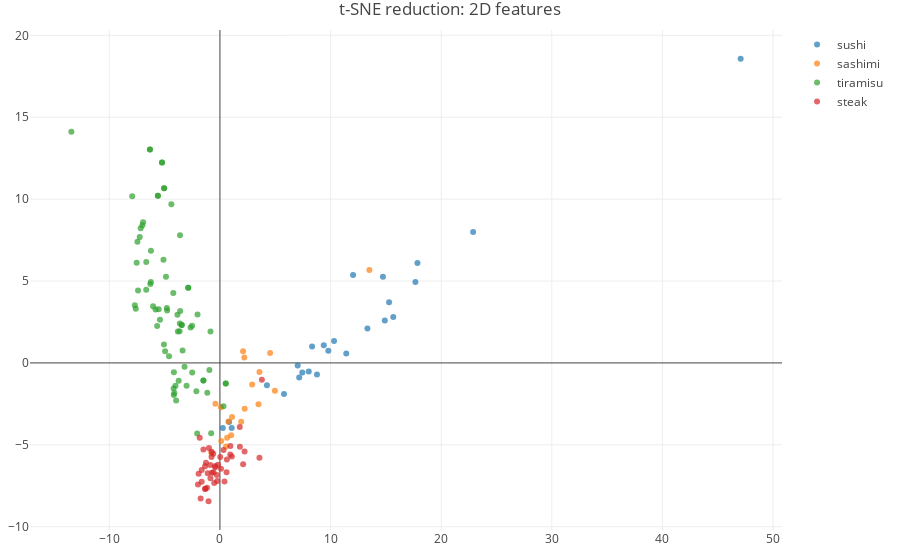

This figure's notebook cell:
### Code cell
traces=[]

for n in range(0,number_of_colors):
    df_category=df_PCA_2D[(df_PCA_2D.color_indicies==n)]
    point_name=str(df_category['labels'][df_category.index[0]])
    trace = go.Scatter(
    x=df_category['pca-1'],
    y=df_category['pca-2'],
    mode='markers',
    marker=dict(
        colorscale='Viridis',
        opacity=0.7,
        line=dict(color='rgb(140, 140, 170)')
    ),
    name=point_name,
    text=df_category['image_names'],
    )

    traces.append(trace)

layout = go.Layout(
    title='t-SNE reduction: 2D features',
    hovermode='closest',
    margin=dict(
       l=30,
       r=30,
       b=30,
       t=30
    ),
      scene = dict(
        xaxis = dict(
            title='pca-1',
       ),
       yaxis = dict(
           title='pca-2',
       ),
    ),
 
)

fig = go.Figure(data=traces, layout=layout)
iplot(fig)

### Figure 1 — Plotly figure (JSON) as saved in the notebook; plotly's stock layout.template omitted (floating-point values rounded to 4 significant figures)
{"data": [{"marker": {"colorscale": "Viridis", "line": {"color": "rgb(140, 140, 170)"}, "opacity": 0.7}, "mode": "markers", "name": "sushi", "text": ["1.jpg", "10-1.jpg", "10-2.jpg", "11-1.jpg", "11-2.jpg", "12-1.jpg", "12-2.jpg", "12-3.jpg", "13-1.jpg", "13-2.jpg", "14-1.jpg", "15.jpg", "2.jpg", "3.jpg", "4.jpg", "5.jpg", "6-1.jpg", "6-2.jpg", "6.jpg", "7-1.jpg", "7-2.jpg", "8-1.jpg", "8-2.jpg", "9-1.jpg", "9-2.jpg"], "type": "scatter", "uid": "84f06810-a629-413a-ba91-f8292356505a", "x": [14.9, 8.029, 1.065, 0.2583, 0.8328, 17.67, 13.33, 11.42, 7.163, 7.027, 15.29, 8.326, 22.89, 14.73, 17.85, 12.03, 9.798, 7.444, 10.31, 4.247, 9.385, 15.67, 5.792, 47.07, 8.771], "y": [2.595, -0.5246, -3.979, -3.967, -3.615, 4.934, 2.096, 0.5801, -0.8858, -0.1614, 3.704, 1.009, 7.992, 5.261, 6.104, 5.37, 0.7463, -0.5875, 1.331, -1.37, 1.084, 2.8, -1.894, 18.57, -0.7031]}, {"marker": {"colorscale": "Viridis", "line": {"color": "rgb(140, 140, 170)"}, "opacity": 0.7}, "mode": "markers", "name": "sashimi", "text": ["1-1.jpg", "1-2.jpg", "1-3.jpg", "10-1.jpg", "2-1.jpg", "2-2.jpg", "2-3.jpg", "3-1.jpg", "3-2.jpg", "3-3.jpg", "4-1.jpg", "4-2.jpg", "4-3.jpg", "5-1.jpg", "6-1.jpg", "7-1.jpg", "8-1.jpg", "9-1.jpg", "9-2.jpg"], "type": "scatter", "uid": "d60346d7-8204-4f38-a28c-af615b3b3979", "x": [-0.7751, 0.5507, 1.921, 4.539, 3.486, 0.1217, 4.968, 0.7652, 0.09168, 2.204, 1.017, 0.6502, -0.4037, 2.913, 1.089, 2.089, 13.51, 2.235, 3.572], "y": [-5.502, -5.099, -3.594, 0.6075, -2.519, -4.771, -1.707, -3.572, -2.708, 0.3369, -4.413, -4.575, -2.495, -1.322, -3.306, 0.7075, 5.677, -2.802, -0.5573]}, {"marker": {"colorscale": "Viridis", "line": {"color": "rgb(140, 140, 170)"}, "opacity": 0.7}, "mode": "markers", "name": "tiramisu", "text": ["1-1.jpg", "1-2.jpg", "1-3.jpg", "1-4.jpg", "10-1.jpg", "10-10.jpg", "10-2.jpg", "10-3.jpg", "10-4.jpg", "10-5.jpg", "10-6.jpg", "10-7.jpg", "10-8.jpg", "10-9.jpg", "2-1.jpg", "2-2.jpg", "2-3.jpg", "2-4.jpg", "2-5.jpg", "2-6.jpg", "2-7.jpg", "2-8.jpg", "2-9.jpg", "3-1.jpg", "3-2.jpg", "3-3.jpg", "3-4.jpg", "3-5.jpg", "3-6.jpg", "3-7.jpg", "3-8.jpg", "4-1.jpg", "4-2.jpg", "4-3.jpg", "4-4.jpg", "4-5.jpg", "4-6.jpg", "4-7.jpg", "4-8.jpg", "4-9.jpg", "5-1.jpg", "5-2.jpg", "5-3.jpg", "5-4.jpg", "6-1.jpg", "6-2.jpg", "6-3.jpg", "6-4.jpg", "7-1.jpg", "7-2.jpg", "7-3.jpg", "7-4.jpg", "7-5.jpg", "7-6.jpg", "7-7.jpg", "7-8.jpg", "8-1.jpg", "8-2.jpg", "8-3.jpg", "8-4.jpg", "8-5.jpg", "8-6.jpg", "8-7.jpg", "8-8.jpg", "9-1.jpg", "9-2.jpg", "9-3.jpg", "9-4.jpg", "9-5.jpg", "9-6.jpg", "9-7.jpg", "9-8.jpg", "9-9.jpg"], "type": "scatter", "uid": "6523af21-c82c-4cac-aa0f-0893e9fd455e", "x": [-7.454, -3.647, -4.773, -2.128, -5.607, -1.495, 0.5272, -5.236, -5.043, -2.866, -2.653, -2.025, -6.324, -3.453, -5.675, -7.161, -3.622, -4.119, -1.142, -3.594, -5.538, -3.197, -6.659, -4.213, -6.234, -6.291, -7.927, -4.797, -6.242, -5.818, 0.3227, -0.9513, -3.958, -4.954, -3.015, -6.66, -13.43, -3.728, -2.521, -7.009, -2.507, -4.877, -5.103, -3.802, -4.164, -6.945, -2.057, -5.418, -5.607, 0.5272, -5.236, -5.043, -2.866, -6.324, -3.453, -1.495, -3.841, -4.184, -4.601, -0.8532, -0.7926, -7.25, -4.17, -4.391, -4.018, -6.045, -7.526, -5.061, -7.693, -7.399, -7.606, -3.376, -3.608], "y": [7.404, 1.936, 3.206, -1.734, 10.21, -1.082, -1.256, 12.23, 10.67, 4.594, 2.16, 2.962, 13.04, 2.308, 2.254, 8.217, 2.412, -1.844, -1.818, 3.165, 3.272, -0.2361, 6.163, 4.261, 6.841, 4.821, 10.17, 3.358, 4.938, 3.264, -2.649, -0.4271, -2.302, 0.7171, -1.394, 4.46, 14.12, -1.092, 2.273, 8.401, -0.5847, 5.267, 6.298, 1.915, -0.5714, 8.58, -4.31, 2.641, 10.21, -1.256, 12.23, 10.67, 4.594, 13.04, 2.308, -1.082, 2.937, -1.562, 0.4058, 1.91, -4.302, 7.695, -1.955, 9.681, -1.396, 3.462, 6.114, 1.118, 3.517, 4.416, 3.303, 0.754, 7.797]}, {"marker": {"colorscale": "Viridis", "line": {"color": "rgb(140, 140, 170)"}, "opacity": 0.7}, "mode": "markers", "name": "steak", "text": ["1-1.jpg", "1-2.jpg", "1-3.jpg", "1-4.jpg", "1-5.jpg", "1-6.jpg", "10-1.jpg", "10-2.jpg", "10-3.jpg", "10-4.jpg", "10-5.jpg", "2-1.jpg", "3-1.jpg", "3-2.jpg", "3-3.jpg", "4-1.jpg", "4-2.jpg", "4-3.jpg", "4-4.jpg", "4-5.jpg", "5-1.jpg", "5-2.jpg", "5-3.jpg", "6-1.jpg", "6-2.jpg", "6-3.jpg", "6-4.jpg", "6-5.jpg", "6-6.jpg", "6-7.jpg", "7-1.jpg", "7-2.jpg", "7-3.jpg", "7-4.jpg", "7-5.jpg", "7-6.jpg", "8-1.jpg", "8-2.jpg", "8-3.jpg", "8-4.jpg", "8-5.jpg", "9-1.jpg", "9-2.jpg"], "type": "scatter", "uid": "4ca740ce-72b7-4e70-b57a-ccfed1f8cce4", "x": [-1.925, 0.9417, -1.648, -0.714, -0.174, -1.651, -0.2452, -0.7609, -1.983, 0.09627, -1.746, 0.02858, 0.3261, 2.229, -1.264, -1.346, -1.163, 2.095, 3.791, -0.4247, 0.9312, 3.571, -0.605, -1.324, -0.4377, 1.803, -0.5183, -0.8567, -0.581, 0.413, 1.076, -1.029, 1.794, -0.8771, -1.105, -0.2812, 0.5971, 0.6261, -0.9925, -1.492, -0.7534, -1.828, -1.337], "y": [-6.763, -5.066, -6.531, -6.7, -6.224, -7.25, -7.21, -5.743, -7.419, -6.461, -8.286, -5.738, -5.321, -5.402, -6.093, -6.308, -7.615, -6.184, -1.026, -6.378, -5.586, -5.797, -5.541, -7.699, -6.295, -5.123, -7.336, -7.047, -6.676, -7.238, -5.708, -8.447, -3.92, -6.237, -6.733, -6.846, -6.676, -5.899, -5.202, -5.291, -5.42, -4.573, -7.685]}], "layout": {"hovermode": "closest", "margin": {"b": 30, "l": 30, "r": 30, "t": 30}, "scene": {"xaxis": {"title": "pca-1"}, "yaxis": {"title": "pca-2"}}, "title": "t-SNE reduction: 2D features"}}
